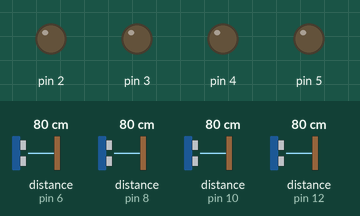
A sketch run on a simulated Arduino Uno, built with avr-gcc and run on an emulated ATmega328P. Shown: output pins drawn as LEDs (lit = HIGH). Wiring (inferred from the names in the program): 4 × ultrasonic range finder: trigger pin 7, echo pin 6 / trigger pin 9, echo pin 8 / trigger pin 11, echo pin 10 / trigger pin 13, echo pin 12. The test bench sets the inputs (shaded band); at power-on: distance to the obstacle (sensors on pin 6, pin 8, pin 10, pin 12) 80 cm. The echo pulse lasts 58.3 µs per cm; pins used as bus, display or sensor lines are not drawn.

Above: at 1.2 s.
1.3 s: distance to the obstacle (sensor on pin 6) set to 23 cm
2.8 s: distance to the obstacle (sensor on pin 6) set to 19 cm
At 4.0 s:
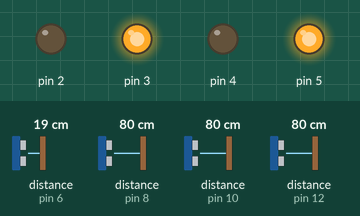
4.3 s: distance to the obstacle (sensor on pin 8) set to 2 cm
At 5.1 s:
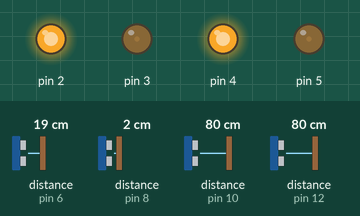
5.8 s: distance to the obstacle (sensor on pin 10) set to 24 cm
At 6.6 s:
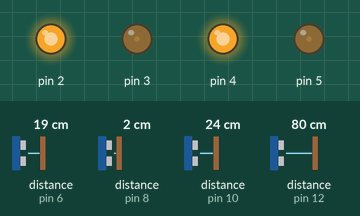
7.3 s: distance to the obstacle (sensor on pin 10) set to 18 cm
10.3 s: distance to the obstacle (sensor on pin 12) set to 4 cm
At 10.78 s:
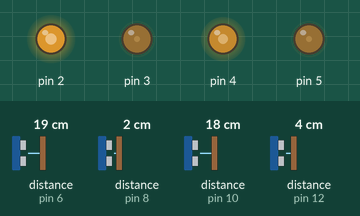
Timing chart, 0 to 14.3 s (numbered marks = the images above; inputs shaded):
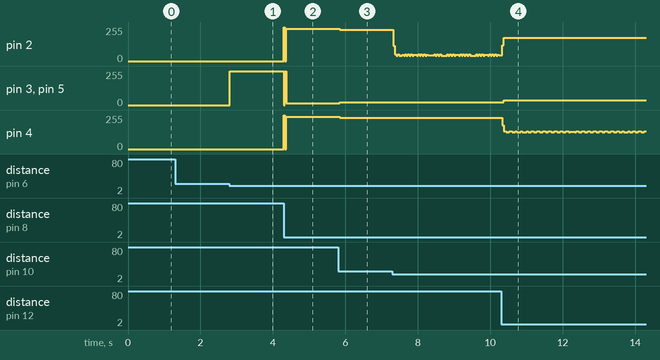

Measured:
- the behaviour switches between 22 and 21 cm on distance to the obstacle (sensor on pin 6) (found by bisection; images 0 and 1)
- after the input at 1.3 s, every drawn part: stays the same
- after the input at 2.8 s, pin 3, pin 5: 0/255 → 255/255 at once
- after the input at 4.3 s, pin 2, pin 4: 0/255 → 243/255 at once; pin 3, pin 5: 255/255 → 12/255 at once
- after the input at 5.8 s, pin 2, pin 4: 243/255 → 235/255 after 0.05 s; pin 3, pin 5: 12/255 → 20/255 after 0.05 s
- after the input at 10.3 s, pin 3, pin 5: 20/255 → 36/255 after 0.07 s

The sketch:

obstacle_avoid_robot_car_using_ultrasonic_sensor.ino
```cpp
int echo1=6;
int trigger1=7;
int echo2=8;
int trigger2=9;
int echo3=10;
int trigger3=11;
int echo4=12;
int trigger4=13;
int t1,t2,t3,t4,d1,d2,d3,d4;

void setup() {

pinMode(2,OUTPUT);
pinMode(3,OUTPUT);
pinMode(4,OUTPUT);
pinMode(5,OUTPUT);
pinMode(trigger1,OUTPUT);
pinMode(trigger2,OUTPUT);
pinMode(trigger3,OUTPUT);
pinMode(trigger4,OUTPUT);
pinMode(echo1,INPUT);
pinMode(echo2,INPUT);
pinMode(echo3,INPUT);
pinMode(echo4,INPUT);
}

void loop() {
digitalWrite(trigger1,1);
delayMicroseconds(10);
digitalWrite(trigger1,0);
t1=pulseIn(echo1,1);
d1=t1*0.034/2;
if(d1<=20)
{
  digitalWrite(2,0);
  digitalWrite(3,1);
  digitalWrite(4,0);
  digitalWrite(5,1);
}
digitalWrite(trigger2,1);
delayMicroseconds(10);
digitalWrite(trigger2,0);
t2=pulseIn(echo2,1);
d2=t2*0.034/2;
if(d2<=20)
{
  digitalWrite(2,1);
  digitalWrite(3,0);
  digitalWrite(4,1);
  digitalWrite(5,0);
}
digitalWrite(trigger3,1);
delayMicroseconds(10);
digitalWrite(trigger3,0);
t3=pulseIn(echo3,1);
d3=t3*0.034/2;
if(d3<=20)
{
  digitalWrite(2,0);
  digitalWrite(3,0);
  digitalWrite(4,1);
  digitalWrite(5,0);
}
digitalWrite(trigger4,1);
delayMicroseconds(10);
digitalWrite(trigger4,0);
t4=pulseIn(echo4,1);
d4=t4*0.034/2;
if(d4<=20)
{
  digitalWrite(2,1);
  digitalWrite(3,0);
  digitalWrite(4,0);
  digitalWrite(5,0);
}
}
```
